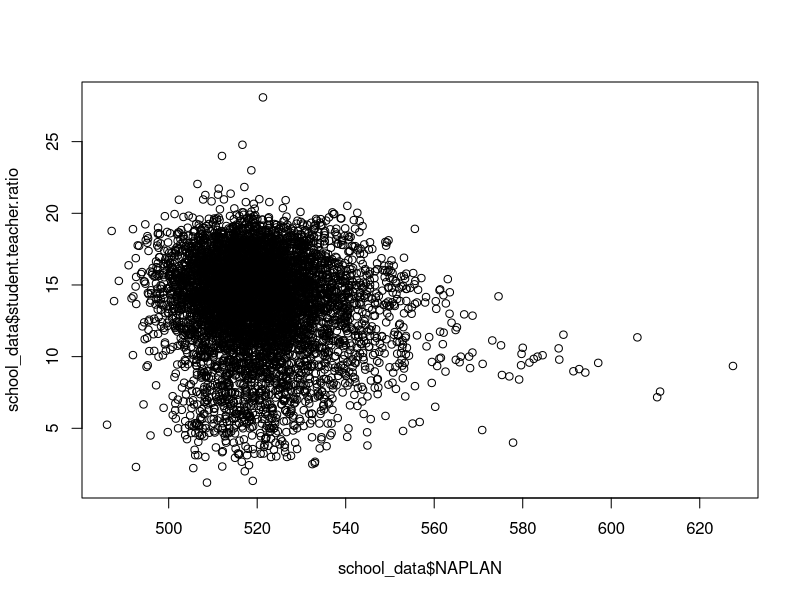
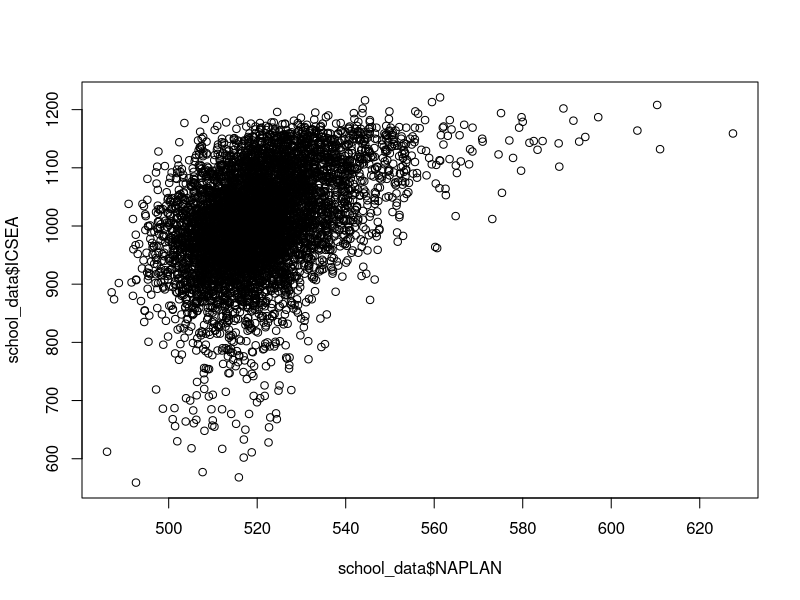
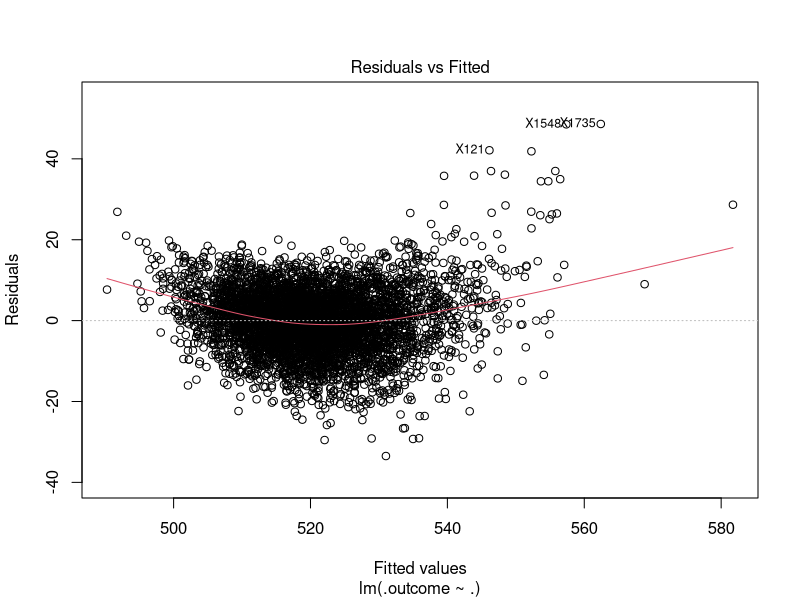
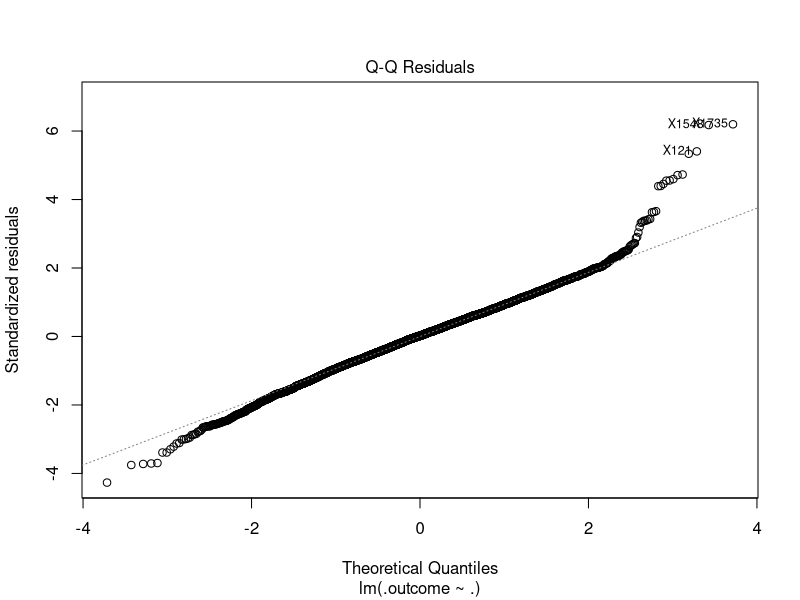
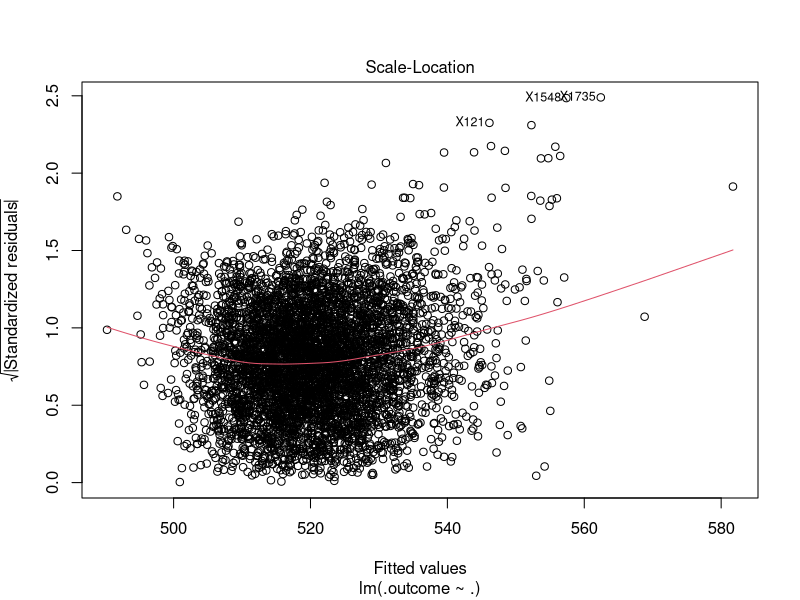
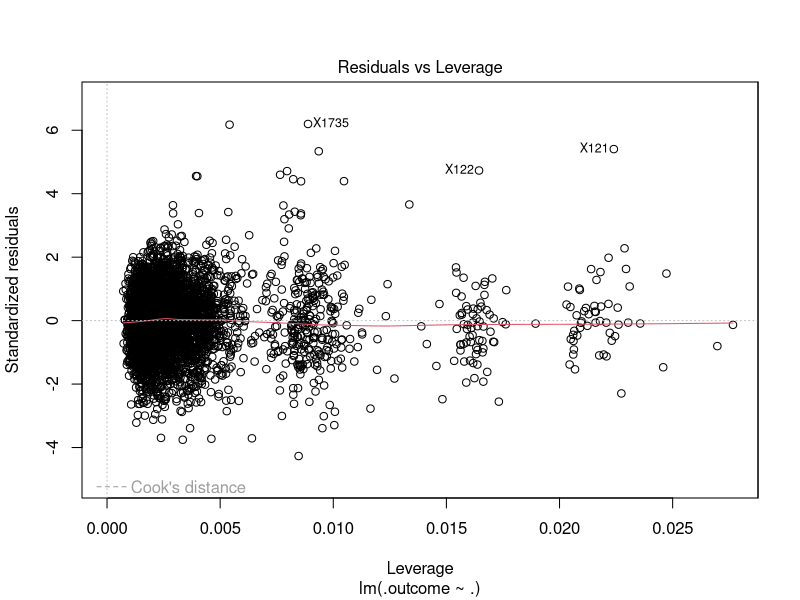

Write the R code that produced these figures, in order.
library(readxl)
library(dplyr)
library(tidyr)
library(caret)
library(glmnet)
library(car)

profile_data = read_excel("School Profile 2023.xlsx", sheet = 2)
numeracy_data = read.csv("2023NAPLAN_scores_yr5.csv")
location_data = read_excel("School Location 2023.xlsx", sheet = 2)
location_subset_shared_data <- select(location_data, -`Calendar Year`, -`Location AGE ID`, -`School AGE ID`, -`School Name`, -Suburb, -State, -Postcode, -`School Sector`, -`School Type`, -`Campus Type`)
census_data = read_excel("2021Census_G02_AUST_SA2.xlsx", sheet = 2)
metrics_data = read_excel("school_metrics_2023.xlsx", sheet = 2)

school_data = inner_join(profile_data, metrics_data, by = "ACARA.SML.ID")
school_data = inner_join(school_data, location_subset_shared_data, by = "ACARA.SML.ID")
school_data = inner_join(school_data, census_data, by = "Statistical Area 2")
school_data = inner_join(school_data, numeracy_data, by = "ACARA.SML.ID")
school_data %>% filter(school_data$`Calendar Year` == 2023)
school_data <- school_data %>%
  drop_na()
summary(school_data)

# Exploring data
school_data$student.teacher.ratio = school_data$`Full Time Equivalent Enrolments` / school_data$`Full Time Equivalent Teaching Staff` # Uses equivalent columns
cor(school_data$student.teacher.ratio, school_data$NAPLAN) # from this, near zero correlation
plot(school_data$NAPLAN, school_data$student.teacher.ratio)

cor(school_data$ICSEA, school_data$NAPLAN, use = "complete.obs") # Relatively solid positive correlation
plot(school_data$NAPLAN, school_data$ICSEA)

# Model Fitting
set.seed(69420)
k <- 10 # Number of folds for cross-validation
train_control <- trainControl(method = "cv", number = k)

train_prob <- 0.8 # Proportion of data used for training
training_index <- createDataPartition(school_data$NAPLAN, p = train_prob, list = FALSE)
train_data <- school_data[training_index,]
test_data <- school_data[-training_index,]

# KNN
formula <- NAPLAN ~ State + `School Sector` + ICSEA + sport_index + teach_edu_index + stu_atd + teach_tenure + student.teacher.ratio
tune_grid <- expand.grid(k = seq(1, 20))
naplan_model_knn <- train(formula, data = train_data, method = "knn", trControl = train_control, tuneGrid = tune_grid) # Need to separate into different datasets later
best_knn <- naplan_model_knn$bestTune$k
final_knn <- train(formula, data = train_data, method = "knn", tuneGrid = data.frame(k = best_knn))

knn_predictions <- predict(final_knn, newdata = test_data)
knn_rmse <- sqrt(mean((knn_predictions - test_data$NAPLAN)^2))
knn_r_squared <- cor(knn_predictions, test_data$NAPLAN)^2
knn_mae <- mean(abs(knn_predictions - test_data$NAPLAN))

# Multiple linear
naplan_model_linear <- train(formula, data = train_data, method = "lm", trControl = train_control)
final_linear <- naplan_model_linear
best_linear <- final_linear$finalModel
summary(best_linear)
vif(best_linear)
plot(best_linear)

linear_predictions <- predict(final_linear, newdata = test_data)
lm_rmse <- sqrt(mean((linear_predictions - test_data$NAPLAN)^2))
lm_r_squared <- cor(linear_predictions, test_data$NAPLAN)^2
lm_mae <- mean(abs(linear_predictions - test_data$NAPLAN))

# Elastic Net
tune_grid <- expand.grid(
  alpha = seq(0, 1, length = 20),
  lambda = seq(0.001, 0.1, length = 20)
)
naplan_model_elastic <- train(formula, data = train_data, method = "glmnet", trControl = train_control, tuneGrid = tune_grid)
best_elastic <- naplan_model_elastic$finalModel
best_coeff <- coef(best_elastic, naplan_model_elastic$bestTune$lambda)
print(best_coeff)
best_lambda <- naplan_model_elastic$bestTune$lambda
best_alpha <- naplan_model_elastic$bestTune$alpha
final_elastic <- train(formula, data = train_data, method = "glmnet", tuneGrid = expand.grid(alpha = best_alpha, lambda = best_lambda))

elastic_predictions <- predict(final_elastic, newdata = test_data)
elastic_net_rmse <- sqrt(mean((elastic_predictions - test_data$NAPLAN)^2))
elastic_net_r_squared <- cor(elastic_predictions, test_data$NAPLAN)^2
elastic_net_mae <- mean(abs(elastic_predictions - test_data$NAPLAN))

# Criteria for Funding
# For Teachers
ratio_ranks <- rank(school_data$student.teacher.ratio)
affordability_ranks <- rank(school_data$Median_rent_weekly)
remote_ranks <- rank(school_data$`ABS Remoteness Area`)
school_data$teacher_criteria = 0.4 * ratio_ranks + 0.4 * affordability_ranks + 0.2 * remote_ranks
min_index <- which(school_data$teacher_criteria == min(school_data$teacher_criteria))
best_school_teacher <- school_data[min_index, ]$`School Name`

# For Equipment
student_number_ranks <- rank(school_data$`Full Time Equivalent Enrolments`)
school_data$equipment_criteria = 0.8 * student_number_ranks + 0.2 * remote_ranks
min_index <- which(school_data$equipment_criteria == min(school_data$equipment_criteria))
best_school_equipment <- school_data[min_index, ]$`School Name`

# General
school_data$general_criteria <- 0.5 * school_data$teacher_criteria + 0.5 * school_data$equipment_criteria
min_index <- which(school_data$general_criteria == min(school_data$general_criteria))
best_school <- school_data[min_index, ]$`School Name`
